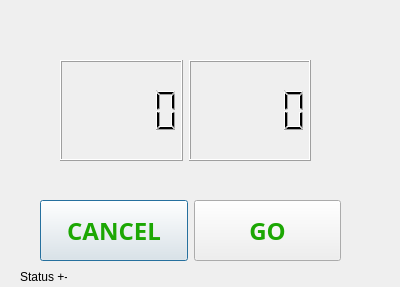
<?xml version="1.0" encoding="UTF-8"?>
<ui version="4.0">
 <class>Reservation</class>
 <widget class="QDialog" name="Reservation">
  <property name="geometry">
   <rect>
    <x>0</x>
    <y>0</y>
    <width>400</width>
    <height>287</height>
   </rect>
  </property>
  <property name="windowTitle">
   <string>Dialog</string>
  </property>
  <property name="styleSheet">
   <string notr="true">background-image: url(:/img/images/blak.jpg);</string>
  </property>
  <widget class="QLabel" name="label_reserve">
   <property name="geometry">
    <rect>
     <x>20</x>
     <y>270</y>
     <width>47</width>
     <height>13</height>
    </rect>
   </property>
   <property name="text">
    <string>Status +-</string>
   </property>
  </widget>
  <widget class="QWidget" name="layoutWidget">
   <property name="geometry">
    <rect>
     <x>60</x>
     <y>60</y>
     <width>251</width>
     <height>101</height>
    </rect>
   </property>
   <layout class="QHBoxLayout" name="horizontalLayout">
    <item>
     <widget class="QLCDNumber" name="lcdNumber">
      <property name="styleSheet">
       <string notr="true">background-image: url(:/img/images/whiteyellow.png);</string>
      </property>
     </widget>
    </item>
    <item>
     <widget class="QLCDNumber" name="lcdNumber_2">
      <property name="styleSheet">
       <string notr="true">background-image: url(:/img/images/whiteyellow.png);</string>
      </property>
     </widget>
    </item>
   </layout>
  </widget>
  <widget class="QWidget" name="layoutWidget">
   <property name="geometry">
    <rect>
     <x>40</x>
     <y>200</y>
     <width>301</width>
     <height>61</height>
    </rect>
   </property>
   <layout class="QHBoxLayout" name="horizontalLayout_2">
    <item>
     <widget class="QPushButton" name="pushButton_2">
      <property name="sizePolicy">
       <sizepolicy hsizetype="Minimum" vsizetype="Preferred">
        <horstretch>0</horstretch>
        <verstretch>0</verstretch>
       </sizepolicy>
      </property>
      <property name="palette">
       <palette>
        <active>
         <colorrole role="ButtonText">
          <brush brushstyle="SolidPattern">
           <color alpha="255">
            <red>28</red>
            <green>167</green>
            <blue>3</blue>
           </color>
          </brush>
         </colorrole>
         <colorrole role="HighlightedText">
          <brush brushstyle="LinearGradientPattern">
           <gradient startx="0.000000000000000" starty="0.000000000000000" endx="1.000000000000000" endy="0.000000000000000" type="LinearGradient" spread="PadSpread" coordinatemode="ObjectBoundingMode">
            <gradientstop position="0.000000000000000">
             <color alpha="255">
              <red>255</red>
              <green>178</green>
              <blue>102</blue>
             </color>
            </gradientstop>
            <gradientstop position="0.550000000000000">
             <color alpha="255">
              <red>235</red>
              <green>148</green>
              <blue>61</blue>
             </color>
            </gradientstop>
            <gradientstop position="0.980000000000000">
             <color alpha="255">
              <red>0</red>
              <green>0</green>
              <blue>0</blue>
             </color>
            </gradientstop>
            <gradientstop position="1.000000000000000">
             <color alpha="0">
              <red>0</red>
              <green>0</green>
              <blue>0</blue>
             </color>
            </gradientstop>
           </gradient>
          </brush>
         </colorrole>
        </active>
        <inactive>
         <colorrole role="ButtonText">
          <brush brushstyle="SolidPattern">
           <color alpha="255">
            <red>28</red>
            <green>167</green>
            <blue>3</blue>
           </color>
          </brush>
         </colorrole>
         <colorrole role="HighlightedText">
          <brush brushstyle="LinearGradientPattern">
           <gradient startx="0.000000000000000" starty="0.000000000000000" endx="1.000000000000000" endy="0.000000000000000" type="LinearGradient" spread="PadSpread" coordinatemode="ObjectBoundingMode">
            <gradientstop position="0.000000000000000">
             <color alpha="255">
              <red>255</red>
              <green>178</green>
              <blue>102</blue>
             </color>
            </gradientstop>
            <gradientstop position="0.550000000000000">
             <color alpha="255">
              <red>235</red>
              <green>148</green>
              <blue>61</blue>
             </color>
            </gradientstop>
            <gradientstop position="0.980000000000000">
             <color alpha="255">
              <red>0</red>
              <green>0</green>
              <blue>0</blue>
             </color>
            </gradientstop>
            <gradientstop position="1.000000000000000">
             <color alpha="0">
              <red>0</red>
              <green>0</green>
              <blue>0</blue>
             </color>
            </gradientstop>
           </gradient>
          </brush>
         </colorrole>
        </inactive>
        <disabled>
         <colorrole role="ButtonText">
          <brush brushstyle="SolidPattern">
           <color alpha="255">
            <red>120</red>
            <green>120</green>
            <blue>120</blue>
           </color>
          </brush>
         </colorrole>
         <colorrole role="HighlightedText">
          <brush brushstyle="LinearGradientPattern">
           <gradient startx="0.000000000000000" starty="0.000000000000000" endx="1.000000000000000" endy="0.000000000000000" type="LinearGradient" spread="PadSpread" coordinatemode="ObjectBoundingMode">
            <gradientstop position="0.000000000000000">
             <color alpha="255">
              <red>255</red>
              <green>178</green>
              <blue>102</blue>
             </color>
            </gradientstop>
            <gradientstop position="0.550000000000000">
             <color alpha="255">
              <red>235</red>
              <green>148</green>
              <blue>61</blue>
             </color>
            </gradientstop>
            <gradientstop position="0.980000000000000">
             <color alpha="255">
              <red>0</red>
              <green>0</green>
              <blue>0</blue>
             </color>
            </gradientstop>
            <gradientstop position="1.000000000000000">
             <color alpha="0">
              <red>0</red>
              <green>0</green>
              <blue>0</blue>
             </color>
            </gradientstop>
           </gradient>
          </brush>
         </colorrole>
        </disabled>
       </palette>
      </property>
      <property name="font">
       <font>
        <family>Rockwell Extra Bold</family>
        <pointsize>18</pointsize>
        <weight>75</weight>
        <bold>true</bold>
       </font>
      </property>
      <property name="styleSheet">
       <string notr="true">selection-color: qlineargradient(spread:pad, x1:0, y1:0, x2:1, y2:0, stop:0 rgba(255, 178, 102, 255), stop:0.55 rgba(235, 148, 61, 255), stop:0.98 rgba(0, 0, 0, 255), stop:1 rgba(0, 0, 0, 0));</string>
      </property>
      <property name="text">
       <string>CANCEL</string>
      </property>
     </widget>
    </item>
    <item>
     <widget class="QPushButton" name="pushButton">
      <property name="sizePolicy">
       <sizepolicy hsizetype="Minimum" vsizetype="Preferred">
        <horstretch>0</horstretch>
        <verstretch>0</verstretch>
       </sizepolicy>
      </property>
      <property name="palette">
       <palette>
        <active>
         <colorrole role="WindowText">
          <brush brushstyle="SolidPattern">
           <color alpha="255">
            <red>18</red>
            <green>129</green>
            <blue>1</blue>
           </color>
          </brush>
         </colorrole>
         <colorrole role="ButtonText">
          <brush brushstyle="SolidPattern">
           <color alpha="255">
            <red>28</red>
            <green>167</green>
            <blue>3</blue>
           </color>
          </brush>
         </colorrole>
        </active>
        <inactive>
         <colorrole role="WindowText">
          <brush brushstyle="SolidPattern">
           <color alpha="255">
            <red>18</red>
            <green>129</green>
            <blue>1</blue>
           </color>
          </brush>
         </colorrole>
         <colorrole role="ButtonText">
          <brush brushstyle="SolidPattern">
           <color alpha="255">
            <red>28</red>
            <green>167</green>
            <blue>3</blue>
           </color>
          </brush>
         </colorrole>
        </inactive>
        <disabled>
         <colorrole role="WindowText">
          <brush brushstyle="SolidPattern">
           <color alpha="255">
            <red>120</red>
            <green>120</green>
            <blue>120</blue>
           </color>
          </brush>
         </colorrole>
         <colorrole role="ButtonText">
          <brush brushstyle="SolidPattern">
           <color alpha="255">
            <red>120</red>
            <green>120</green>
            <blue>120</blue>
           </color>
          </brush>
         </colorrole>
        </disabled>
       </palette>
      </property>
      <property name="font">
       <font>
        <family>Rockwell Extra Bold</family>
        <pointsize>18</pointsize>
        <weight>75</weight>
        <bold>true</bold>
       </font>
      </property>
      <property name="text">
       <string>GO</string>
      </property>
     </widget>
    </item>
   </layout>
  </widget>
  <zorder>layoutWidget</zorder>
  <zorder>layoutWidget</zorder>
  <zorder>label_reserve</zorder>
 </widget>
 <resources/>
 <connections/>
</ui>
